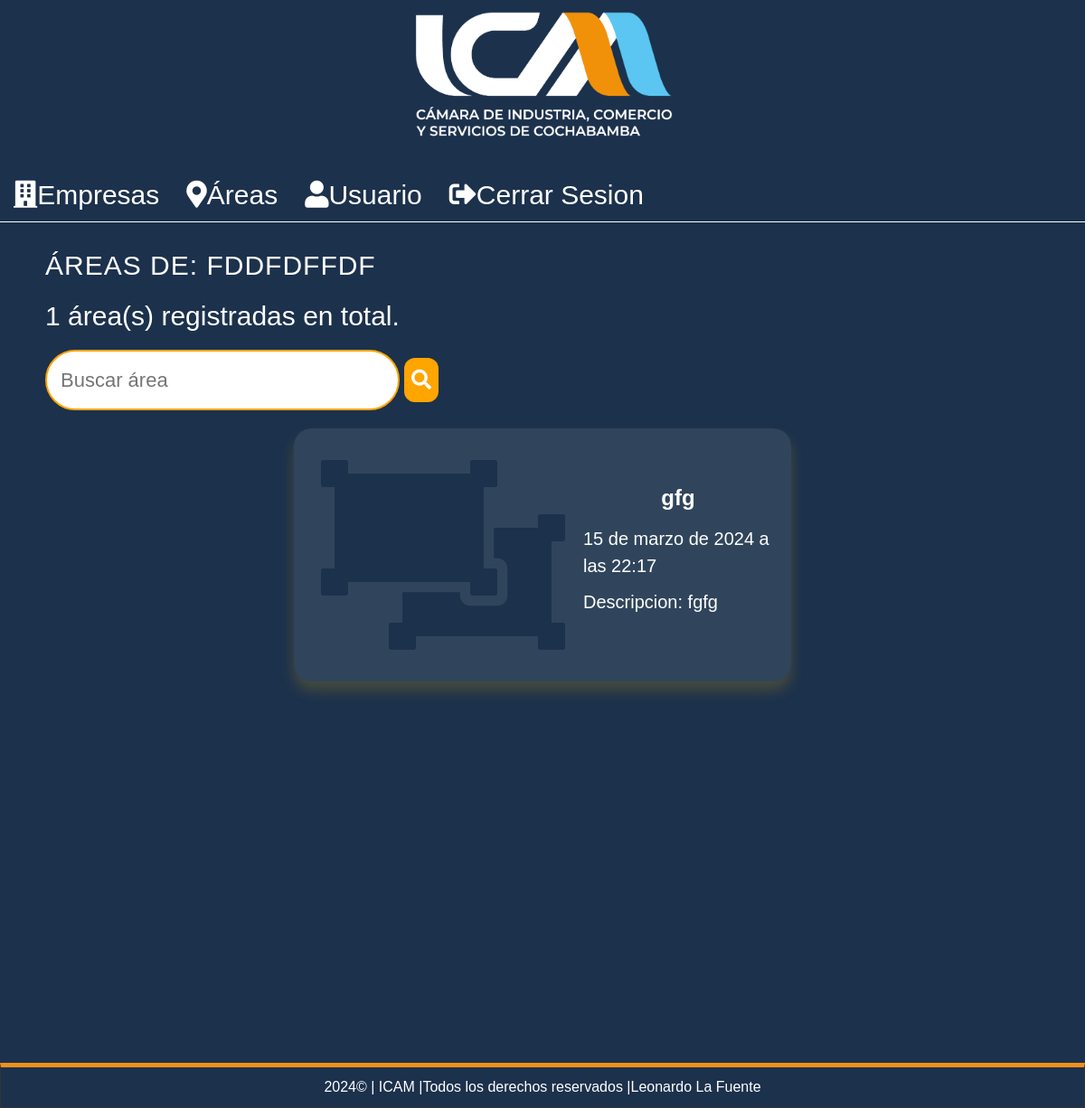
Page /empresa/102/areas (signed in) on the committed database.
### record/models.py (models this page shows, shortened)
class Company(models.Model):
    name = models.CharField(max_length=200,verbose_name='Nombre')
    address = models.CharField(max_length=300,verbose_name='Direccion')
    department = models.CharField(max_length=200,verbose_name='Departamento',choices=DEPARTMENT_CHOICES)
    sector = models.CharField(max_length=200, verbose_name='Sector')
    image = models.ImageField(default='null',verbose_name="Imagen",upload_to="companies")
    created_at = models.DateTimeField(auto_now_add=True,verbose_name="Creado el")
    user = models.ForeignKey(User, on_delete=models.CASCADE)
    class Meta:
        verbose_name='Empresa'
        verbose_name_plural='Empresas'

class Area(models.Model):
    name = models.CharField(max_length=200,verbose_name='Nombre del Area')
    description = models.TextField(verbose_name='Descripcion')
    created_at = models.DateTimeField(auto_now_add=True,verbose_name='Creado el')
    updated_at = models.DateTimeField(auto_now=True,verbose_name='Editado el')
    company = models.ForeignKey(Company, on_delete=models.CASCADE)
    class Meta:
        verbose_name='Area'
        verbose_name_plural='Areas'

### record/views.py (the view)
# urls.py: path('empresa/<int:company_id>/areas', views.company_areas, name='company_areas'),
@login_required(login_url="login")
def company_areas(request, company_id):
    company = get_object_or_404(Company, id=company_id)
    areas = Area.objects.filter(company=company)
    request.session['selected_company_id'] = company.id
    return render(request, 'positions/list.html', {
        'title': 'ÁREAS',
        'areas': areas,
        'company': company  # Pasa el objeto company a la plantilla
    })

### pages/context_processors.py (called while the page is built)
def get_pages(request):
    pages = Page.objects.filter(visible=True).order_by('order').values_list('id','title','slug')
    return {
        'pages':pages
    }

### record/processor.py (called while the page is built)
def get_areas(request):
    if request.user.is_authenticated and 'selected_company_id' in request.session:
        try:
            company = Company.objects.get(id=request.session['selected_company_id'])
            areas = Area.objects.filter(company=company).values_list('id', 'name')
            return {
                'areas': areas,
                'selected_company_id': request.session['selected_company_id'],  # Agrega esta línea
            }
        except Company.DoesNotExist:
            return {
                'areas': [],
            }
    else:
        return {
            'areas': [],
        }

### record/templates/positions/list.html (shortened to what this page needs)
{% extends "layouts/layout.html" %}
{%block content%}
<h1 class="title" style="text-transform: uppercase;"> {{title}} DE: {{company.name}} </h1>
<p>{{ areas.count }} área(s) registradas en total.</p>
<div style="display: flex; justify-content: space-between; align-items: center;">
  <form method="get" action="{% url 'search_area' company.id %}" style="display: flex; align-items: center;">
    <input type="text" name="q" placeholder="Buscar área" style="margin: 0; padding: 15px; border-radius: 50px;font-size:22px">
    <button class="form-button" type="submit" style="margin: 5px; padding: 8px;border:0;"><i class="fas fa-search"></i></button>
</form>
</div>
{% for area in areas %}
    {% if area.id %}
        <a href="{% url 'area' area.id%}" style="text-decoration: none; color: inherit;">
        <div class="position-item">
            <div class="logo">
                <i class="fa fa-object-ungroup" style="font-size: 15em; color: #1c314c;padding-left:10px;"></i>
            </div>
                <div class="data">
                    <h3>{{ area.name }}</h3>
                    <p>{{ area.created_at }}</p>
                    <p>Descripcion: {{ area.description }}</p>
                </a>
        </div>
            </div>
    {% else %}
        <article class="position-item">
            <div class="data">
                <h3>No hay áreas disponibles para esta empresa.</h3>
            </div>
        </article>
    {% endif %}
{% endfor %}
{%endblock%}

### mainapp/static/css/styles.css (style rules this page uses)
* { margin: 0px; padding: 0px; font-family:Verdana, Geneva, Tahoma, sans-serif; text-decoration: none; }
.box p,.box h1, .box h2, .box h3 ,.box ul { margin-top: 10px; margin-bottom: 15px; color: white; font-size: 30px; }
body { background-color: #1c314c; }
.box a { color: white; }
.box form { width: 40%; }
.box form input, .box form label { display: block; padding: 10px; padding-left:0px ; }
.box form input[type="text"], .box form input[type="email"], .box form input[type="password"], .box form textarea, .box form select { width: 100%; margin-bottom: 10px; border: 2px solid #FFA500; }
.box form input[type="submit"], .box form input[type="button"], .box form button { padding: 10px; margin-top: 10px; background: orange; border: 1px solid #444; color: white; transition: 300ms all; }
.title { color:#1c314c; letter-spacing: 1px; font-size: 30px; margin-bottom: 4px ; margin-top: 5px; }
.position-item { display: flex; flex-direction: row; align-items: flex-start; width: 50%; margin: 20px auto; border-radius: 20px; padding: 20px; box-shadow: 0px 10px 15px rgba(193, 152, 19, 0.26); background-color: rgba(220, 240, 231, 0.1); }
.position-item .data { flex: 2; padding-left: 20px; align-self: center; color: white; }
.position-item h3 { text-align: center; font-size: 24px; font-weight: bold; margin-top: 0; }
.position-item p:nth-child(2), .position-item p:nth-child(3) { text-align: left; }
.position-item p { display: block; font-size: 15px; color: white; margin-bottom: 10px; font-size: 20px; }
.form-button { background-color: white; border: none; color: #1c314c; padding: 15px 30px; text-align: center; text-decoration: none; display: inline-block; font-size: 22px; margin: 4px; cursor: pointer; border-radius: 12px; }

### rows in the picture
Company: name "FDDFDFFDF"
Area: name "gfg", created_at "15 de marzo de 2024 a las 22:17", description "fgfg"

### other values in the picture
{{ title }} "ÁREAS"
{{ areas.count }} "1"
